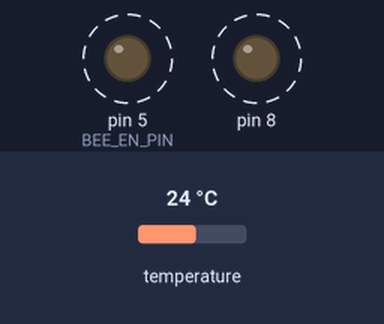
This sketch was run on a simulated Arduino Uno, built with avr-gcc and run on an emulated ATmega328P. Shown: output pins drawn as LEDs (lit = HIGH). Dashed ring = blinking. The inputs (shaded band) are chosen by the test bench; at power-on: temperature 24 °C. What the sketch prints to the serial monitor is not drawn.

Above: at 0.6 s.
Timing chart, 0 to 5.4 s (numbered marks = the images above):
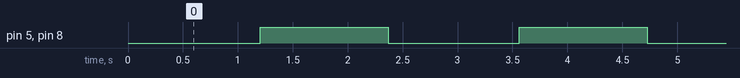

The sketch:

wifilogger.ino
```cpp
// Inspired by https://github.com/jcrouchley/WiFly-Shield

#include <OneWire.h>
#include <DallasTemperature.h>
#include "pachube.h"
#include "rnxv.h"

// PIN definitions
#define BEE_EN_PIN 5
#define ONE_WIRE_BUS 2

// Pachube definitions
#define FEED "52915"
#define KEY "AIVLMfLavxYz9-pQ7MNyPlIu8liSAKw0VThoV25wZ0xpaz0g"
#define HOST "api.pachube.com"

// outdoor sensor address is 28 5B 4B C2 03 00 00 8B

int inside;
int outside;

long last_connection_time = 0;     // last time you connected to the server, in milliseconds
const int posting_interval = 1000;  // update every 30s

boolean ready_to_send = false;

// Setup a oneWire instance to communicate with any OneWire devices (not just Maxim/Dallas temperature ICs)
OneWire oneWire(ONE_WIRE_BUS);

// Pass our oneWire reference to Dallas Temperature.
DallasTemperature sensors(&oneWire);

// outdoor sensor address is 28 5B 4B C2 03 00 00 8B
DeviceAddress outside_temp_sensor = { 0x28, 0x5B, 0x4B, 0xC2, 0x03, 0x00, 0x00, 0x8B};

Pachube client(FEED,KEY);

RnXv wifi(BEE_EN_PIN);

void setup(void) {
  Serial.begin(9600);
  // initialize DS1820 sensors
  sensors.begin();
//  sensors.setResolution(inside_temp_sensor, 9);
// resolution of 9 is 0.5C, 10 is 0.2/0.3C
  sensors.setResolution(outside_temp_sensor, 10);

  // initial RNXV
  wifi.init(&Serial);

  // initialize Pachube client
  client.init(&wifi);
//  inside = client.add_stream("t1","1234567890");
//  if (inside < 0) while(1);
  outside = client.add_stream("t2","1234567890");
  if (inside < 0) while(1);
}


void loop() {
  if (millis() - last_connection_time > posting_interval) {

    // get sensor readings
    sensors.requestTemperatures();
//    client.update_stream(inside,sensors.getTempC(inside_temp_sensor));
    client.update_stream(outside,sensors.getTempC(outside_temp_sensor));

    // power up RN XV
    wifi.power_on();
    if (wifi.connect("api.pachube.com", 80)){
      client.send();
      last_connection_time = millis();
      wifi.disconnect();
    }
    // power off RN XV
    wifi.power_off();
  }
}
```

pachube.cpp
```cpp
//inspired by http://code.google.com/p/pachubelibrary/

#include "pachube.h"

char send_buffer[100];

Pachube::Pachube(const char *feed, const char *key) : key_(key), feed_(feed)
{}

void Pachube::init(Print *serial){
  serial_ = serial;
}


int Pachube::add_stream(char *id, char *b){
  if (nb_ < MAX_DATASTREAMS_NUM){
    streams_[nb_].id = id;
    streams_[nb_].value = b;
    return (nb_ ++);
  } else {
    return -1;
  }
}

void Pachube::send(){
  send_buffer[0]='\0';
  for (int i=0; i<nb_; i++){
    strcat(send_buffer,streams_[i].id);
    strcat(send_buffer,",");
    strcat(send_buffer,streams_[i].value);
    strcat(send_buffer,"\r\n");
  }
  serial_->print("PUT /v2/feeds/");
  serial_->print(feed_);
  serial_->println(" HTTP/1.1");
  serial_->println("Host: api.pachube.com");

  serial_->print("X-PachubeApiKey: ");
  serial_->println(key_);

  serial_->print("Content-Length: ");
  serial_->println(strlen(send_buffer), DEC);

  serial_->print("Content-Type: text/csv\n");
  serial_->println("Connection: close\n");
  serial_->print(send_buffer);

}

bool Pachube::update_stream(unsigned int id, float f){
  if (id >= 0  && id < nb_ ){
     dtostrf(f,0,1,streams_[id].value);
     return true;
  }else
    return false;
}
size_t Pachube::write(uint8_t c){
  return serial_->write(c);
}
```

pachube.h
```cpp
#ifndef pachube_h
#define pachube_h
#include "Arduino.h"

#define MAX_DATASTREAMS_NUM  3

struct data
{
//  public:
    char *id;
    char *value;
};

class Pachube : public Print {
  private:
    Print *serial_;
    String feed_;
    String key_;
    data streams_[MAX_DATASTREAMS_NUM];
    int nb_;

  public:
    Pachube(const char *feed, const char *key);
    void init(Print *serial);
    int add_stream(char *id, char *buff);
    bool update_stream(unsigned int id, float f);
    void send();
    size_t write(uint8_t c);
};

#endif
```

rnxv.cpp
```cpp
#include "rnxv.h"

RnXv::RnXv(const unsigned int pin) : pin_(pin)
{
   pinMode(pin_, OUTPUT);
   // used to figure out if rnxv is on
   pinMode(8, OUTPUT);
}

void RnXv::power_on(){
  digitalWrite(pin_, HIGH);
  digitalWrite(8, HIGH);
  // wait for RN XV to initialize
  // should monitor GPIO 4 instead
  delay(1000);
}

void RnXv::power_off(){
  digitalWrite(pin_, LOW);
  digitalWrite(8, LOW);
}

void RnXv::init(Print *serial) {
    serial_ = serial;
}

// enter command mode
bool RnXv::command_mode() {
  delay(RNXV_COMMAND_GUARD);
  serial_->println("$$$");
  delay(RNXV_COMMAND_GUARD);
  // should check ver or some other command
  return true;
}

// connect to server
bool RnXv::connect(const char *server, unsigned int port) {

  serial_->print("open ");
  serial_->print(server);
  serial_->print(" ");
  serial_->println(port);
  //should wait to receive "*OPEN*"
  return true;
}

void RnXv::disconnect(){
  serial_->println("close");
}

size_t RnXv::write(uint8_t c){
  return serial_->write(c);
}
```

rnxv.h
```cpp
#ifndef rnxv_h
#define rnxv_h
#include "Arduino.h"

#define RNXV_COMMAND_GUARD  250

class RnXv : public Print
{
  private:
    Print *serial_;
    const int pin_;
  public:
    RnXv(const unsigned int pin);
    void init(Print *serial);
    bool connect(const char* host, unsigned int port);
    void disconnect();
    bool command_mode();
    void power_on();
    void power_off();
    size_t write(uint8_t c);
};
#endif
```

Measured:
- by itself, pin 5 (BEE_EN_PIN), pin 8: alternates HIGH for 1.2 s and LOW for 1.2 s
